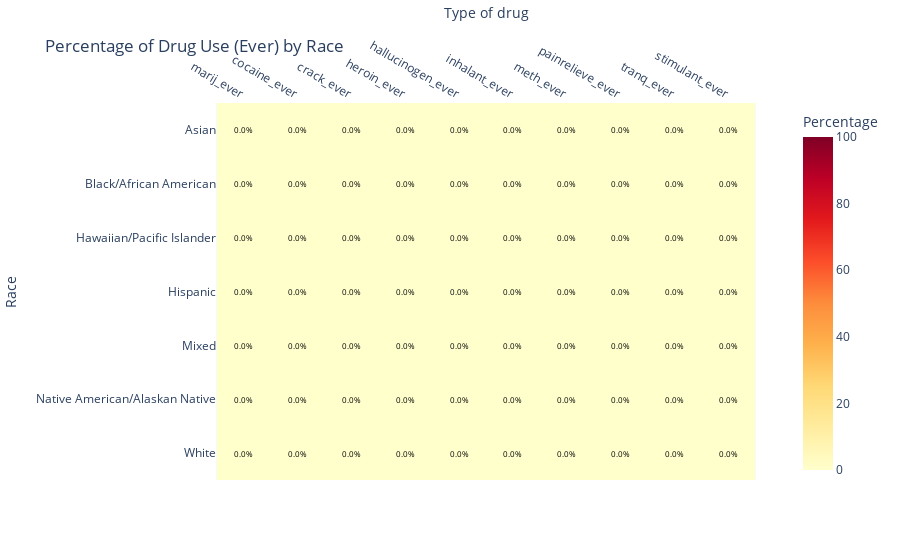

The notebook cell this image was saved under:
### Markdown cell above
This plot shows the percentage of people of different ethnicities that ever used a certain type of drug. On the y-axis, are the different types of ethnicities, and on the x-axis are different types of drugs. This plot shows that marijuana is by far the drug that most people have ever tried, and crack and heroin are the drug that the least people have ever used.  Native Americans seem to use some types of drugs the most out of all races: cocaine, crack, hallucinogen, inhalant, meth, and tranquilizers. According to a medically reviewed article by the American Addiction Center, this is a well-known problem among Native Americans. It could potentially be explained by historical trauma, violence (including high levels of gang violence, domestic violence, and sexual assault), poverty, high levels of unemployment, discrimination, racism, lack of health insurance, or low levels of attained education (Substance Abuse Statistics for Native Americans, 2022). Another finding is that Asian people have tried a lot fewer drugs than other races.

### Code cell
variables = ['marij_ever', 'cocaine_ever', 'crack_ever', 'heroin_ever', 'hallucinogen_ever',
             'inhalant_ever', 'meth_ever', 'painrelieve_ever', 'tranq_ever', 'stimulant_ever']


for col in variables:
    df[col] = df[col].astype(str).str.lower() == 'true'


total_counts = df['race_str'].value_counts()


counts = df.groupby('race_str')[variables].sum()


proportions = counts.div(total_counts, axis=0) * 100
proportions = proportions.round(2)


fig = px.imshow(proportions, labels=dict(x="Type of drug", y="Race", color="Percentage"),
                title="Percentage of Drug Use (Ever) by Race", color_continuous_scale='YlOrRd',
                zmin=0, zmax=100) 

annotations = []
for i in range(len(proportions)):
    for j in range(len(proportions.columns)):
        annotations.append(dict(
            x=j,
            y=i,
            text=str(proportions.iloc[i, j]) + '%',
            showarrow=False,
            font=dict(color='black', size=8)  
        ))

fig.update_layout(annotations=annotations)
fig.update_xaxes(side="top")
fig.show()

### Figure 1 — Plotly figure (JSON) as saved in the notebook; plotly's stock layout.template omitted (floating-point values rounded to 4 significant figures)
{"data": [{"coloraxis": "coloraxis", "hovertemplate": "Type of drug: %{x}<br>Race: %{y}<br>Percentage: %{z}<extra></extra>", "name": "0", "type": "heatmap", "x": ["marij_ever", "cocaine_ever", "crack_ever", "heroin_ever", "hallucinogen_ever", "inhalant_ever", "meth_ever", "painrelieve_ever", "tranq_ever", "stimulant_ever"], "xaxis": "x", "y": ["Asian", "Black/African American", "Hawaiian/Pacific Islander", "Hispanic", "Mixed", "Native American/Alaskan Native", "White"], "yaxis": "y", "z": [[0, 0, 0, 0, 0, 0, 0, 0, 0, 0], [0, 0, 0, 0, 0, 0, 0, 0, 0, 0], [0, 0, 0, 0, 0, 0, 0, 0, 0, 0], [0, 0, 0, 0, 0, 0, 0, 0, 0, 0], [0, 0, 0, 0, 0, 0, 0, 0, 0, 0], [0, 0, 0, 0, 0, 0, 0, 0, 0, 0], [0, 0, 0, 0, 0, 0, 0, 0, 0, 0]]}], "layout": {"annotations": [{"font": {"color": "black", "size": 8}, "showarrow": false, "text": "0.0%", "x": 0, "y": 0}, {"font": {"color": "black", "size": 8}, "showarrow": false, "text": "0.0%", "x": 1, "y": 0}, {"font": {"color": "black", "size": 8}, "showarrow": false, "text": "0.0%", "x": 2, "y": 0}, {"font": {"color": "black", "size": 8}, "showarrow": false, "text": "0.0%", "x": 3, "y": 0}, {"font": {"color": "black", "size": 8}, "showarrow": false, "text": "0.0%", "x": 4, "y": 0}, {"font": {"color": "black", "size": 8}, "showarrow": false, "text": "0.0%", "x": 5, "y": 0}, {"font": {"color": "black", "size": 8}, "showarrow": false, "text": "0.0%", "x": 6, "y": 0}, {"font": {"color": "black", "size": 8}, "showarrow": false, "text": "0.0%", "x": 7, "y": 0}, {"font": {"color": "black", "size": 8}, "showarrow": false, "text": "0.0%", "x": 8, "y": 0}, {"font": {"color": "black", "size": 8}, "showarrow": false, "text": "0.0%", "x": 9, "y": 0}, {"font": {"color": "black", "size": 8}, "showarrow": false, "text": "0.0%", "x": 0, "y": 1}, {"font": {"color": "black", "size": 8}, "showarrow": false, "text": "0.0%", "x": 1, "y": 1}, {"font": {"color": "black", "size": 8}, "showarrow": false, "text": "0.0%", "x": 2, "y": 1}, {"font": {"color": "black", "size": 8}, "showarrow": false, "text": "0.0%", "x": 3, "y": 1}, {"font": {"color": "black", "size": 8}, "showarrow": false, "text": "0.0%", "x": 4, "y": 1}, {"font": {"color": "black", "size": 8}, "showarrow": false, "text": "0.0%", "x": 5, "y": 1}, {"font": {"color": "black", "size": 8}, "showarrow": false, "text": "0.0%", "x": 6, "y": 1}, {"font": {"color": "black", "size": 8}, "showarrow": false, "text": "0.0%", "x": 7, "y": 1}, {"font": {"color": "black", "size": 8}, "showarrow": false, "text": "0.0%", "x": 8, "y": 1}, {"font": {"color": "black", "size": 8}, "showarrow": false, "text": "0.0%", "x": 9, "y": 1}, {"font": {"color": "black", "size": 8}, "showarrow": false, "text": "0.0%", "x": 0, "y": 2}, {"font": {"color": "black", "size": 8}, "showarrow": false, "text": "0.0%", "x": 1, "y": 2}, {"font": {"color": "black", "size": 8}, "showarrow": false, "text": "0.0%", "x": 2, "y": 2}, {"font": {"color": "black", "size": 8}, "showarrow": false, "text": "0.0%", "x": 3, "y": 2}, {"font": {"color": "black", "size": 8}, "showarrow": false, "text": "0.0%", "x": 4, "y": 2}, {"font": {"color": "black", "size": 8}, "showarrow": false, "text": "0.0%", "x": 5, "y": 2}, {"font": {"color": "black", "size": 8}, "showarrow": false, "text": "0.0%", "x": 6, "y": 2}, {"font": {"color": "black", "size": 8}, "showarrow": false, "text": "0.0%", "x": 7, "y": 2}, {"font": {"color": "black", "size": 8}, "showarrow": false, "text": "0.0%", "x": 8, "y": 2}, {"font": {"color": "black", "size": 8}, "showarrow": false, "text": "0.0%", "x": 9, "y": 2}, {"font": {"color": "black", "size": 8}, "showarrow": false, "text": "0.0%", "x": 0, "y": 3}, {"font": {"color": "black", "size": 8}, "showarrow": false, "text": "0.0%", "x": 1, "y": 3}, {"font": {"color": "black", "size": 8}, "showarrow": false, "text": "0.0%", "x": 2, "y": 3}, {"font": {"color": "black", "size": 8}, "showarrow": false, "text": "0.0%", "x": 3, "y": 3}, {"font": {"color": "black", "size": 8}, "showarrow": false, "text": "0.0%", "x": 4, "y": 3}, {"font": {"color": "black", "size": 8}, "showarrow": false, "text": "0.0%", "x": 5, "y": 3}, {"font": {"color": "black", "size": 8}, "showarrow": false, "text": "0.0%", "x": 6, "y": 3}, {"font": {"color": "black", "size": 8}, "showarrow": false, "text": "0.0%", "x": 7, "y": 3}, {"font": {"color": "black", "size": 8}, "showarrow": false, "text": "0.0%", "x": 8, "y": 3}, {"font": {"color": "black", "size": 8}, "showarrow": false, "text": "0.0%", "x": 9, "y": 3}, {"font": {"color": "black", "size": 8}, "showarrow": false, "text": "0.0%", "x": 0, "y": 4}, {"font": {"color": "black", "size": 8}, "showarrow": false, "text": "0.0%", "x": 1, "y": 4}, {"font": {"color": "black", "size": 8}, "showarrow": false, "text": "0.0%", "x": 2, "y": 4}, {"font": {"color": "black", "size": 8}, "showarrow": false, "text": "0.0%", "x": 3, "y": 4}, {"font": {"color": "black", "size": 8}, "showarrow": false, "text": "0.0%", "x": 4, "y": 4}, {"font": {"color": "black", "size": 8}, "showarrow": false, "text": "0.0%", "x": 5, "y": 4}, {"font": {"color": "black", "size": 8}, "showarrow": false, "text": "0.0%", "x": 6, "y": 4}, {"font": {"color": "black", "size": 8}, "showarrow": false, "text": "0.0%", "x": 7, "y": 4}, {"font": {"color": "black", "size": 8}, "showarrow": false, "text": "0.0%", "x": 8, "y": 4}, {"font": {"color": "black", "size": 8}, "showarrow": false, "text": "0.0%", "x": 9, "y": 4}, {"font": {"color": "black", "size": 8}, "showarrow": false, "text": "0.0%", "x": 0, "y": 5}, {"font": {"color": "black", "size": 8}, "showarrow": false, "text": "0.0%", "x": 1, "y": 5}, {"font": {"color": "black", "size": 8}, "showarrow": false, "text": "0.0%", "x": 2, "y": 5}, {"font": {"color": "black", "size": 8}, "showarrow": false, "text": "0.0%", "x": 3, "y": 5}, {"font": {"color": "black", "size": 8}, "showarrow": false, "text": "0.0%", "x": 4, "y": 5}, {"font": {"color": "black", "size": 8}, "showarrow": false, "text": "0.0%", "x": 5, "y": 5}, {"font": {"color": "black", "size": 8}, "showarrow": false, "text": "0.0%", "x": 6, "y": 5}, {"font": {"color": "black", "size": 8}, "showarrow": false, "text": "0.0%", "x": 7, "y": 5}, {"font": {"color": "black", "size": 8}, "showarrow": false, "text": "0.0%", "x": 8, "y": 5}, {"font": {"color": "black", "size": 8}, "showarrow": false, "text": "0.0%", "x": 9, "y": 5}, {"font": {"color": "black", "size": 8}, "showarrow": false, "text": "0.0%", "x": 0, "y": 6}, {"font": {"color": "black", "size": 8}, "showarrow": false, "text": "0.0%", "x": 1, "y": 6}, {"font": {"color": "black", "size": 8}, "showarrow": false, "text": "0.0%", "x": 2, "y": 6}, {"font": {"color": "black", "size": 8}, "showarrow": false, "text": "0.0%", "x": 3, "y": 6}, {"font": {"color": "black", "size": 8}, "showarrow": false, "text": "0.0%", "x": 4, "y": 6}, {"font": {"color": "black", "size": 8}, "showarrow": false, "text": "0.0%", "x": 5, "y": 6}, {"font": {"color": "black", "size": 8}, "showarrow": false, "text": "0.0%", "x": 6, "y": 6}, {"font": {"color": "black", "size": 8}, "showarrow": false, "text": "0.0%", "x": 7, "y": 6}, {"font": {"color": "black", "size": 8}, "showarrow": false, "text": "0.0%", "x": 8, "y": 6}, {"font": {"color": "black", "size": 8}, "showarrow": false, "text": "0.0%", "x": 9, "y": 6}], "coloraxis": {"cmax": 100, "cmin": 0, "colorbar": {"title": {"text": "Percentage"}}, "colorscale": [[0, "rgb(255,255,204)"], [0.125, "rgb(255,237,160)"], [0.25, "rgb(254,217,118)"], [0.375, "rgb(254,178,76)"], [0.5, "rgb(253,141,60)"], [0.625, "rgb(252,78,42)"], [0.75, "rgb(227,26,28)"], [0.875, "rgb(189,0,38)"], [1, "rgb(128,0,38)"]]}, "title": {"text": "Percentage of Drug Use (Ever) by Race"}, "xaxis": {"anchor": "y", "constrain": "domain", "domain": [0, 1], "scaleanchor": "y", "side": "top", "title": {"text": "Type of drug"}}, "yaxis": {"anchor": "x", "autorange": "reversed", "constrain": "domain", "domain": [0, 1], "title": {"text": "Race"}}}}
